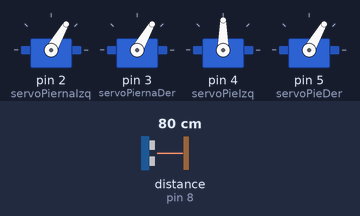
The sketch below on a simulated Arduino Uno, built with avr-gcc and run on an emulated ATmega328P. Parts: 4 × servo. Wiring (inferred from the names in the program): ultrasonic range finder: trigger pin 7; echo pin 8. The inputs (shaded band) are chosen by the test bench; at power-on: distance to the obstacle (sensor on pin 8) 80 cm. The echo pulse lasts 58.3 µs per cm.

Above: at 2.0 s.
2.1 s: distance to the obstacle (sensor on pin 8) set to 2 cm
At 2.8 s:
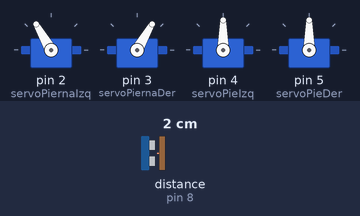
5.6 s: distance to the obstacle (sensor on pin 8) set to 18 cm
At 6.3 s:
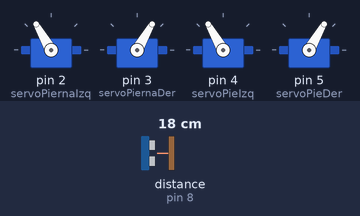
At 7.3 s:
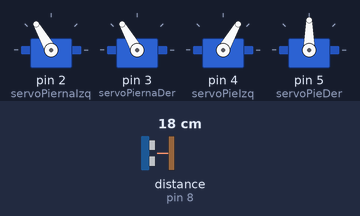
9.1 s: distance to the obstacle (sensor on pin 8) set to 4 cm
Timing chart, 0 to 18.6 s (numbered marks = the images above; inputs shaded):
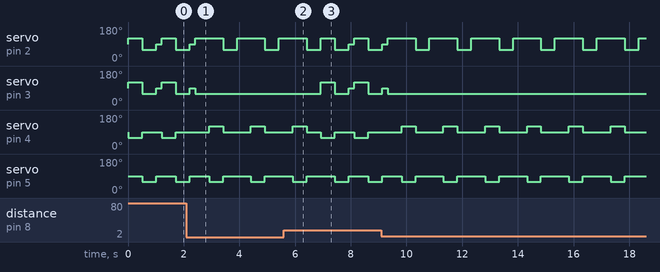

Measured:
- after the input at 5.6 s, servo on pin 3 (servoPiernaDer): 60° → 120° after 1.3 s, → 60° 0.50 s later, → 90° 0.50 s later, → 120° 0.20 s later, … (5 changes in this stretch)
- by itself, servo on pin 2 (servoPiernaIzq): repeats every 1.5 s: 120° 1.0 s, 60° 0.50 s
- by itself, servo on pin 4 (servoPieIzq): alternates 120° for 0.50 s and 90° for 1.0 s
- by itself, servo on pin 5 (servoPieDer): repeats every 1.5 s: 60° 0.50 s, 90° 1.0 s

The sketch:

TPottoAlvarez.ino
```cpp
#include <Servo.h>

Servo servoPiernaIzq;
Servo servoPiernaDer;
Servo servoPieIzq;
Servo servoPieDer;

const int pinTrig = 7;
const int pinEcho = 8;

long duracion;
int distancia;

void setup() {
  servoPiernaIzq.attach(2);
  servoPiernaDer.attach(3);
  servoPieIzq.attach(4);
  servoPieDer.attach(5);
  pinMode(pinTrig, OUTPUT);
  pinMode(pinEcho, INPUT);
  servoPiernaIzq.write(90);
  servoPiernaDer.write(90);
  servoPieIzq.write(90);
  servoPieDer.write(90);
}

void loop() {
  digitalWrite(pinTrig, LOW);
  delayMicroseconds(2);
  digitalWrite(pinTrig, HIGH);
  delayMicroseconds(10);
  digitalWrite(pinTrig, LOW);
  duracion = pulseIn(pinEcho, HIGH, 30000);  // timeout de 30ms por seguridad
  if (duracion == 0) {
    distancia = 999;  // fuera de rango
  } else {
    distancia = duracion * 0.034 / 2;  // convertir microsegundos a cm
  }

  if (distancia < 15) {
    // **Evitación de obstáculo**: paso atrás y giro
    // Paso atrás: mover piernas hacia atrás
    servoPiernaIzq.write(120);
    servoPiernaDer.write(60);
    servoPieIzq.write(90);
    servoPieDer.write(90);
    delay(500);
    servoPieIzq.write(120);
    servoPieDer.write(60);
    delay(500);
    servoPieIzq.write(90);
    servoPieDer.write(90);
    servoPiernaIzq.write(90);
    servoPiernaDer.write(90);
    servoPieIzq.write(90);
    servoPieDer.write(90);
    servoPiernaIzq.write(60);
    servoPiernaDer.write(60);
    delay(500);
    servoPiernaIzq.write(90);
    servoPiernaDer.write(90);
  } else {
    servoPieIzq.write(60);
    servoPieDer.write(90);
    servoPiernaIzq.write(120);
    servoPiernaDer.write(120);
    delay(500);
    servoPieIzq.write(90);
    servoPieDer.write(60);
    servoPiernaIzq.write(60);
    servoPiernaDer.write(60);
    delay(500);
    servoPiernaIzq.write(90);
    servoPiernaDer.write(90);
    servoPieIzq.write(90);
    servoPieDer.write(90);
    delay(200);
  }
}
```
